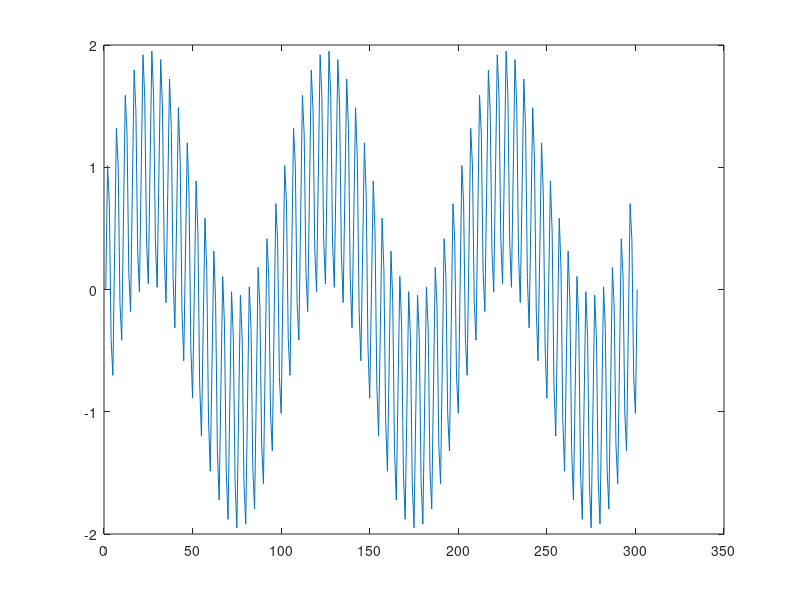
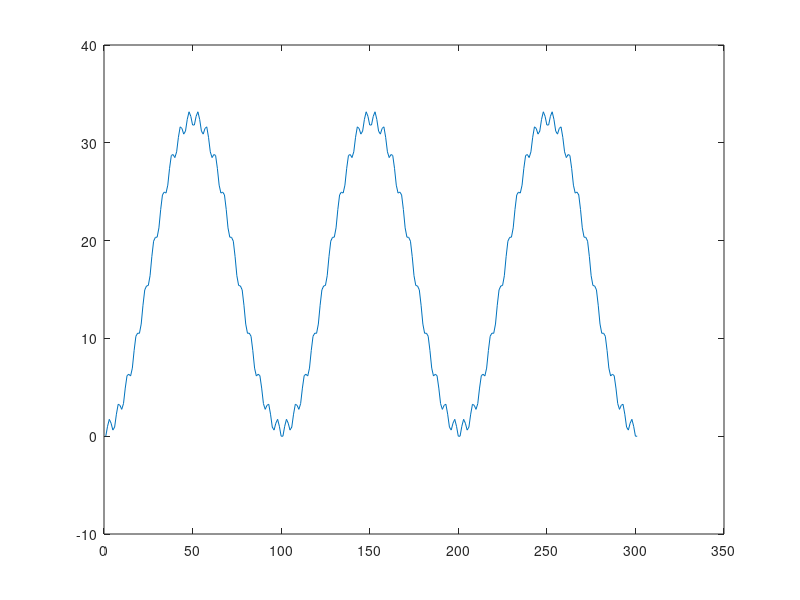
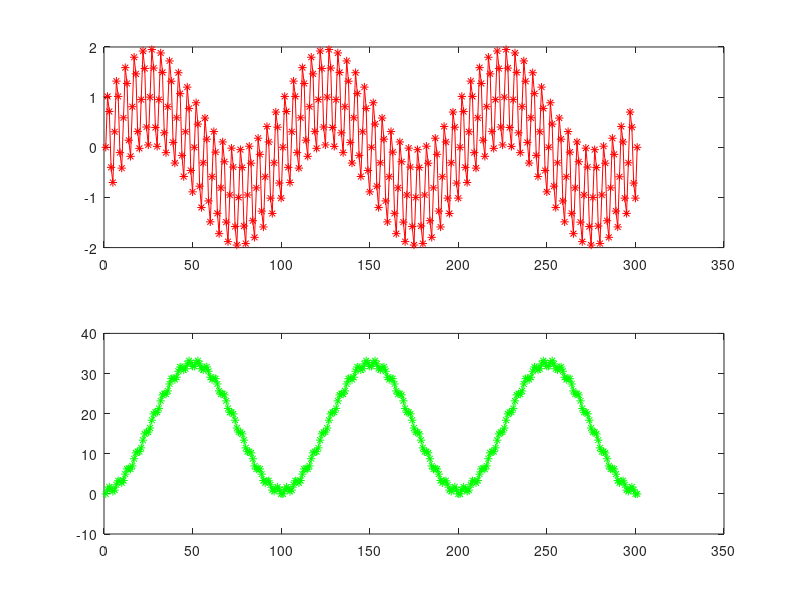

MATLAB code for these plots, in order:
% Udemy course by Israel Gbati.
% Practical DSP with Matlab

% Video lecture #43 : Computing Running sum of signal

clc;
close all;

input_signal = load('signal_sum.txt');

figure;
plot(input_signal);

output_signal = cumsum(input_signal);

figure;
plot(output_signal);

figure;
subplot(2,1,1);
plot(input_signal,'r-*');

subplot(2,1,2);
plot(output_signal,'g-*');

